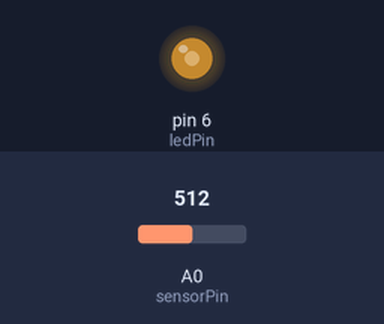
A sketch run on a simulated Arduino Uno, built with avr-gcc and run on an emulated ATmega328P. On the bench: output pins drawn as LEDs (lit = HIGH). The test bench sets the inputs (shaded band); at power-on: A0 (sensorPin) = 512. What the sketch prints to the serial monitor is not drawn.

Above: at 1.3 s.
1.4 s: A0 (sensorPin) set to 716
At 2.7 s:
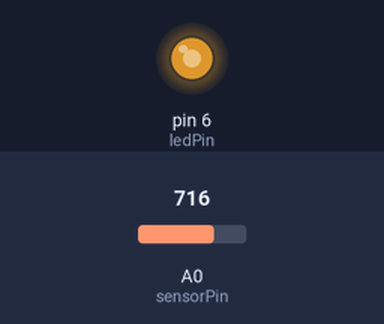
3.0 s: A0 (sensorPin) set to 900
At 4.0 s:
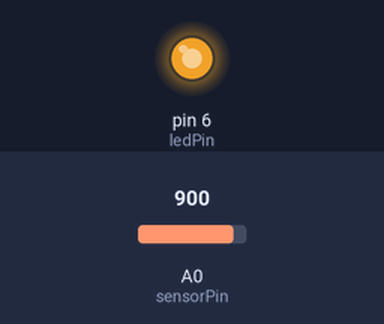
4.5 s: A0 (sensorPin) set to 122
At 5.2 s:
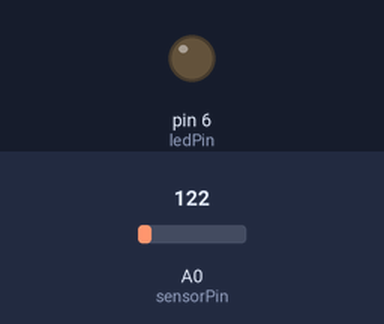
6.0 s: A0 (sensorPin) set to 246
7.5 s: A0 (sensorPin) set to 279
At 8.7 s:
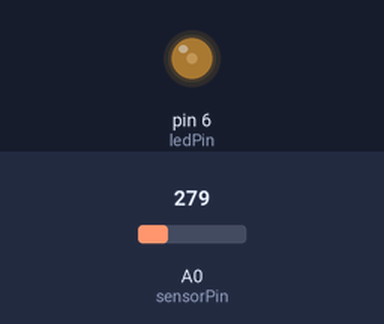
9.0 s: A0 (sensorPin) set to 55
At 10.0 s:
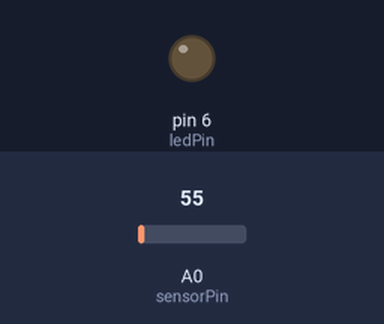
Timing chart, 0 to 11.5 s (numbered marks = the images above; inputs shaded):
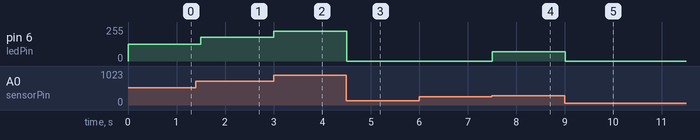

The sketch:

gas_sensor.ino
```cpp
// sensor pins D6 LED output,pin A0 analog input
#define ledPin 6
#define sensorPin A0

void setup()
{
    Serial.begin(9600);        // start serial communication
    pinMode(ledPin, OUTPUT);   // set the LED pin as output
    digitalWrite(ledPin, LOW); // turn off the LED
}
void loop()
{
    Serial.print("Analog output"); // print the label for sensor
    Serial.print(readSensor());    // read the sensor data and print it to the serial monitor
    delay(500);                    // delay for half a second before reading the sensor again
}
// this funtion returns the analog data to calling funtion
int readSensor()
{
    unsigned int sensorValue = analogRead(sensorPin);             // Read the analog value from sensor
    unsigned int outputValue = map(sensorValue, 0, 1023, 0, 255); // map the 10 bit sensor value to 8 bit output value
    if (outputValue > 65)
        analogWrite(ledPin, outputValue); // generate PWM signal
    else
        digitalWrite(ledPin, LOW); // generate PWM signal
    return outputValue;            // return analog moisture value
}
```

Measured:
- the behaviour switches between 264 and 265 on A0 (sensorPin) (found by bisection; images 3 and 4)
- after the input at 1.4 s, pin 6 (ledPin): 127/255 → 178/255 after 0.10 s
- after the input at 3.0 s, pin 6 (ledPin): 178/255 → 224/255 at once
- after the input at 4.5 s, pin 6 (ledPin): 224/255 → 0/255 at once
- after the input at 6.0 s, every drawn part: stays the same
- after the input at 7.5 s, pin 6 (ledPin): 0/255 → 69/255 at once
- after the input at 9.0 s, pin 6 (ledPin): 69/255 → 0/255 at once
